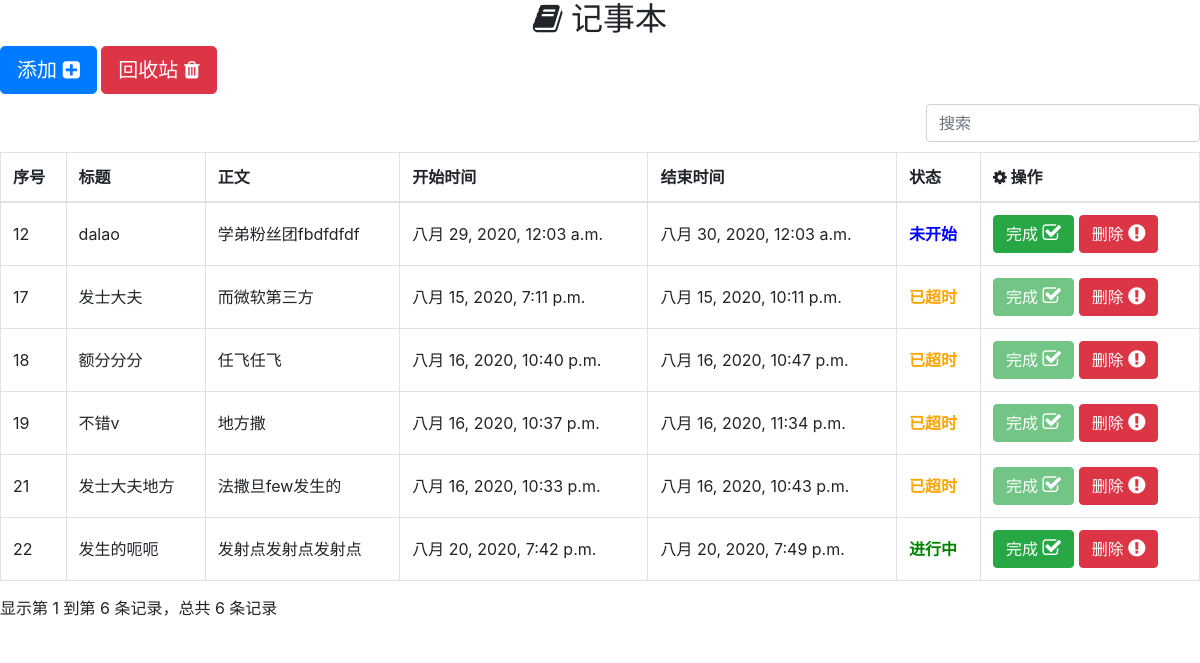
Page /app/ on the earlier database version.
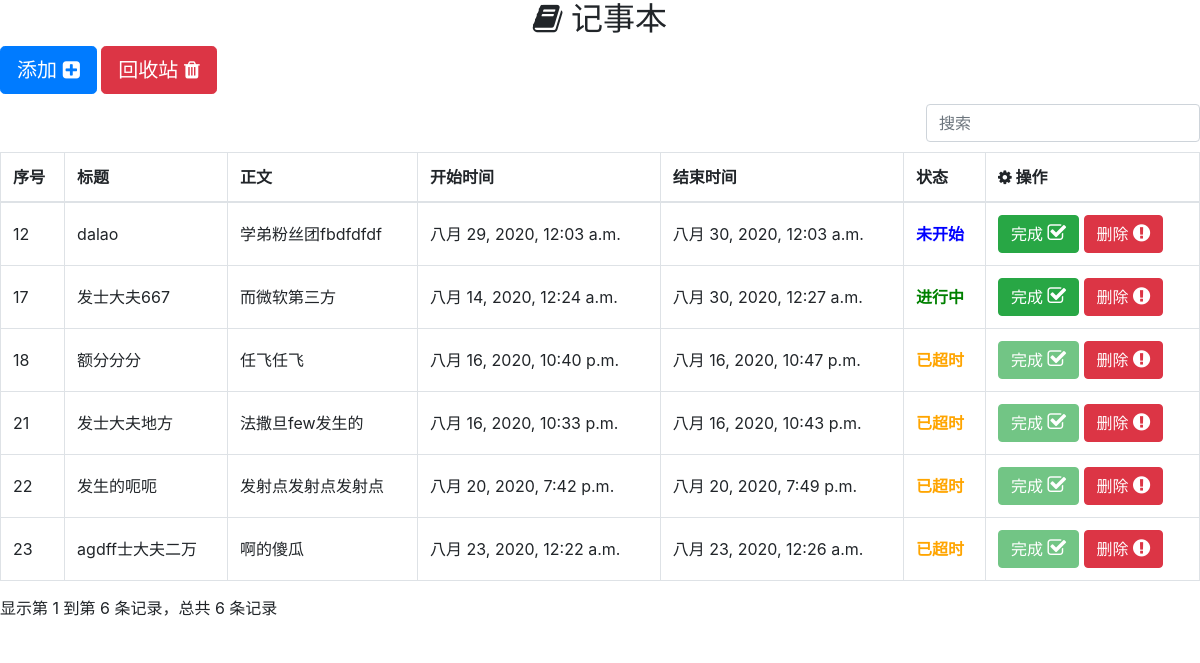
Same page on the later database version.
### app/models.py (models this page shows)
class Note(models.Model):
    choices = (
        ('U', 'Underway'),
        ('F', 'Finish'),
        ('D', 'Deleted'),
        ('O', 'Overtime'),
        ('P', 'Plan')
    )
    name = models.CharField(verbose_name='标题', max_length=5)
    text = models.TextField(verbose_name='内容', max_length=20)
    s_time = models.DateTimeField(verbose_name='开始时间')
    e_time = models.DateTimeField(verbose_name='结束时间')
    status = models.CharField(verbose_name='状态', default='U', choices=choices, max_length=1)

### app/views.py (the view)
# urls.py: path('', views.main_page),
def main_page(request):
    notes = [i for i in Note.objects.exclude(status='D')]
    for i in notes:
        now_status = get_note_status(i.s_time, i.e_time)
        Note.objects.filter(id=i.id).update(status=now_status)
    return render(request, 'main.html', {'note': notes})

### app/views.py (called while the page is built)
def get_note_status(s_time, e_time):
    current_time = datetime.datetime.now()
    if type(s_time) == str:
        s_time = change_time_format(s_time)
        e_time = change_time_format(e_time)
    if s_time < current_time < e_time:
        return 'U'
    elif current_time > e_time:
        return 'O'
    elif current_time < s_time:
        return 'P'

### app/templates/main.html (shortened to what this page needs)
<!DOCTYPE html>
<html lang="en">
<head>
    {% load static %}
    <link rel="stylesheet" href="{% static 'css/bootstrap.min.css' %}">
    <link rel="stylesheet" href="{% static 'css/sweetalert.css' %}">
    <link rel="stylesheet" href="{% static 'css/bootstrap-table.min.css' %}">
    <link rel="stylesheet" href="https://cdn.staticfile.org/font-awesome/4.7.0/css/font-awesome.css">
</head>
<body>
<div style="text-align: center;">
    <h2><i class="fa fa-book"></i>
        记事本
    </h2>
</div>
<button type="button" class="btn btn-primary btn-lg" onclick="$('#addModal').modal('show')">添加
    <i class="fa fa-plus-square" style="font-size:20px"></i>
</button>
<button type="button" class="btn btn-danger btn-lg" onclick="location.href='/app/recover_page/'">回收站
    <i class="fa fa-trash" style="font-size:20px"></i>
</button>
<table id="noteList" class="table table-hover">
    <thead>
    <tr>
        <th>序号</th>
        <th>标题</th>
        <th>正文</th>
        <th>开始时间</th>
        <th>结束时间</th>
        <th>状态</th>
        <th>
            <i class="fa fa-cog"></i>
            操作
        </th>
    </tr>
    </thead>
    <tbody>
    {% for i in note %}
        <tr>
            <td>{{ i.id }}</td>
            <td>{{ i.name }}</td>
            <td>{{ i.text }}</td>
            <td>{{ i.s_time }}</td>
            <td>{{ i.e_time }}</td>
            {% if i.status == 'F' %}
                <td class="underway">已完成</td>
            {% elif i.status == 'U' %}
                <td class="finish">进行中</td>
            {% elif i.status == 'O' %}
                <td class="overtime">已超时</td>
            {% elif i.status == 'P' %}
                <td class="plan">未开始</td>
            {% endif %}
            <td>
                {% if i.status == 'F' or i.status == 'O' %}
                    <button type="button" class="btn btn-success" disabled>完成
                        <i class="fa fa-check-square-o" style="font-size:20px"></i>
                    </button>
                {% elif i.status == 'U' or i.status == 'P' %}
                    <button type="button" class="btn btn-success" onclick=finishNote("{{ i.id }}")>完成
                        <i class="fa fa-check-square-o" style="font-size:20px"></i>
                    </button>
                {% endif %}
                <button type="button" class="btn btn-danger" onclick=delNote("{{ i.id }}")>删除
                    <i class="fa fa-exclamation-circle" style="font-size:20px"></i>
                </button>
            </td>
        </tr>
    {% endfor %}
    </tbody>
</table>
</body>
</html>

Differences in the rows shown:
no longer on this page (row edited): Note: id "19", name "不错v", text "地方撒", s_time "八月 16, 2020, 10:37 p.m.", e_time "八月 16, 2020, 11:34 p.m.", status "已超时"
changed Note "而微软第三方": name "发士大夫" → "发士大夫667"; s_time "八月 15, 2020, 7:11 p.m." → "八月 14, 2020, 12:24 a.m."; e_time "八月 15, 2020, 10:11 p.m." → "八月 30, 2020, 12:27 a.m."; status "已超时" → "进行中"
changed Note "发生的呃呃": status "进行中" → "已超时"
added Note: id "23", name "agdff士大夫二万", text "啊的傻瓜", s_time "八月 23, 2020, 12:22 a.m.", e_time "八月 23, 2020, 12:26 a.m.", status "已超时"
